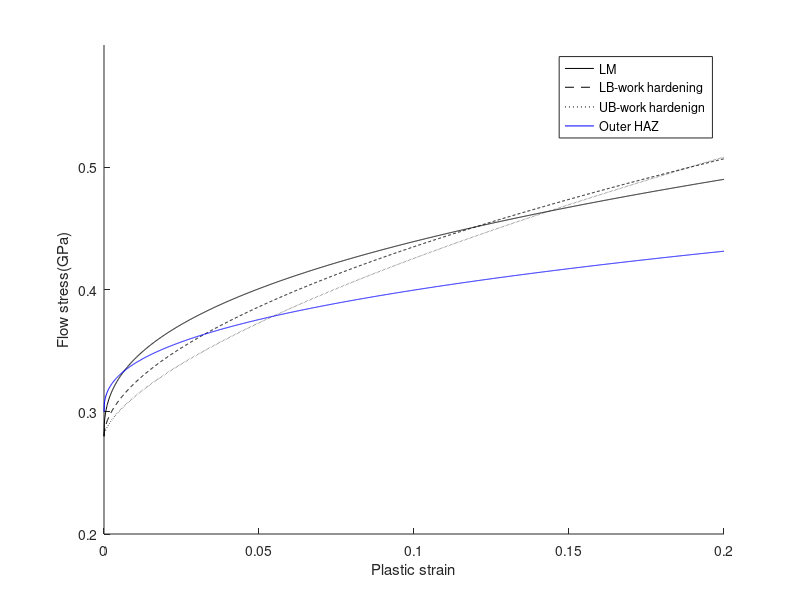

The MATLAB source for this figure:
close all;
clear all;

props=[0.28 0.4 0.4; 0.28 0.55 0.55;0.28 0.65 0.65; 0.3 0.25 0.4];
eps=0:0.0001:0.2;
sig=[props(1,1)+props(1,2)*eps.^props(1,3);props(2,1)+props(2,2)*eps.^props(2,3);props(3,1)+props(3,2)*eps.^props(3,3);props(4,1)+props(4,2)*eps.^props(4,3)];

figure;
hold on;
h=plot(eps,sig(1,:),'k');
h=plot(eps,sig(2,:),'--k');
h=plot(eps,sig(3,:),':k');
h=plot(eps,sig(4,:),'b');

legend('LM','LB-work hardening','UB-work hardenign','Outer HAZ');
xlim([0 0.2]);
ylim([0.2 0.6]);
xlabel('Plastic strain');
ylabel('Flow stress(GPa)');

saveas(h,'Workhardening.fig','fig');